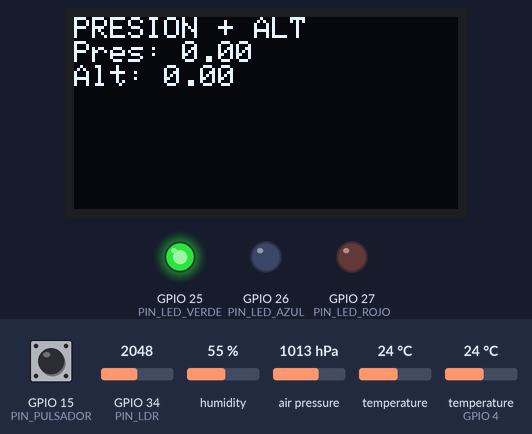
A sketch run on a simulated ESP32. Shown: 128×64 one-colour display, output pins drawn as LEDs (lit = HIGH). The test bench sets the inputs (shaded band); at power-on: GPIO 15 (PIN_PULSADOR) HIGH, humidity 55 %, air pressure 1013 hPa, GPIO 34 (PIN_LDR) = 2048, temperature 24 °C, temperature (sensor on GPIO 4) 24 °C. Storage starts empty; what the sketch prints to the serial monitor is not drawn.

Above: at 3.6 s.
3.7 s: GPIO 15 (PIN_PULSADOR) pulled LOW for 0.15 s
At 7.3 s:
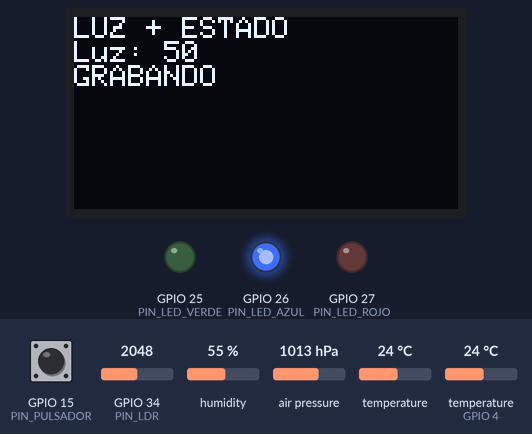
16.5 s: GPIO 15 (PIN_PULSADOR) pulled LOW for 1 s
At 22.3 s:
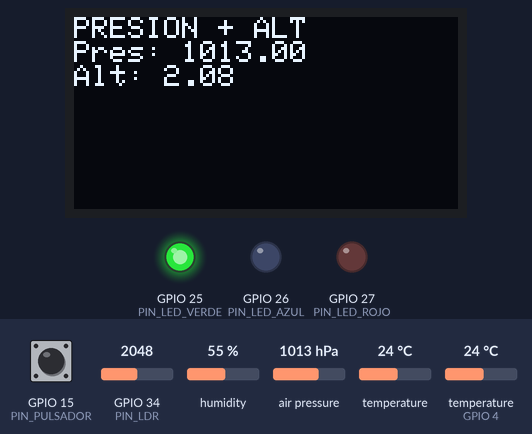
28.5 s: humidity set to 22 %
At 36.5 s:
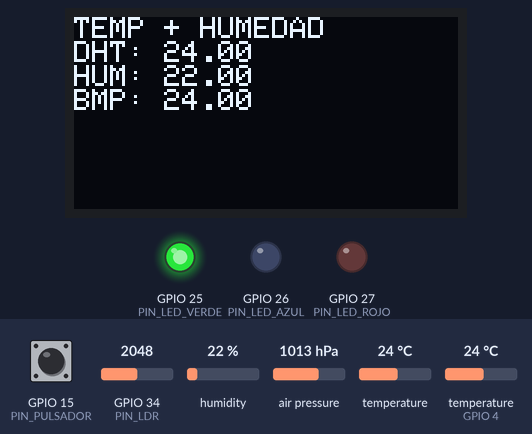
40.5 s: air pressure set to 952 hPa
At 49.3 s:
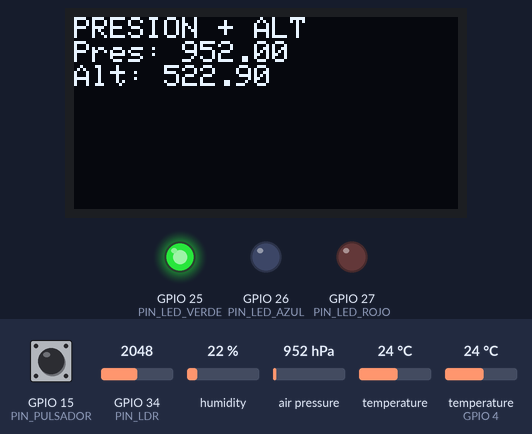
52.5 s: GPIO 34 (PIN_LDR) set to 2866
At 61.0 s:
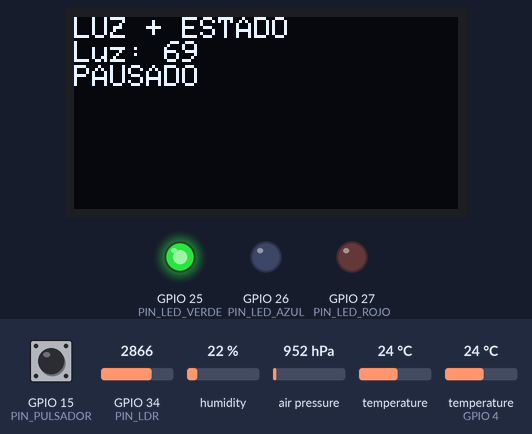
64.5 s: temperature (sensor 0) set to 12 °C
At 72.3 s:
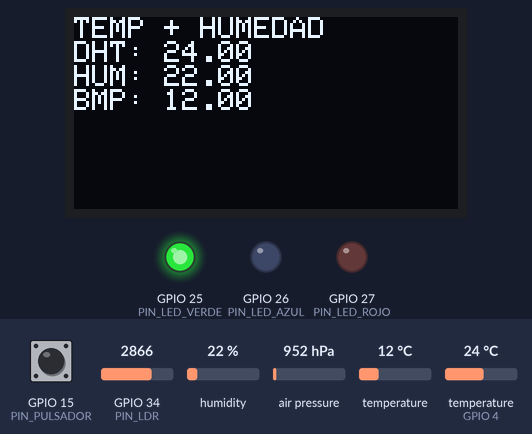
Timing chart, 0 to 73.8 s (numbered marks = the images above; inputs shaded):
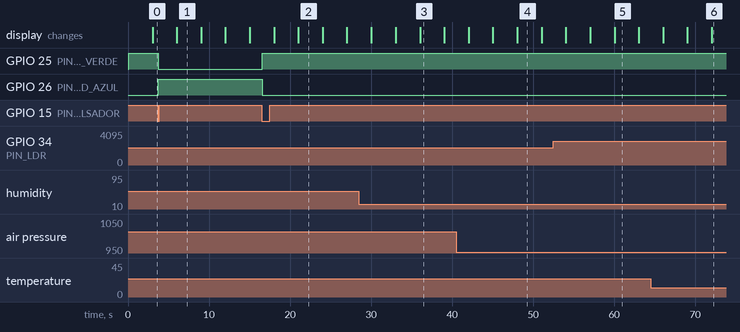

The sketch:

Estacion_meteorologica.ino
```cpp
/*
MANEJO DE ERRORES DEL SISTEMA


En este programa se utilizan variables booleanas para detectar
fallos en los diferentes componentes de la estación meteorológica.

errorDHT  -> Se activa cuando el sensor DHT no responde o devuelve valores inválidos (NaN).

errorSD   -> Se activa cuando hay un problema con la tarjeta SD, por ejemplo:
            no se inicializa correctamente o falla la escritura del archivo.

 errorBMP  -> Se activa cuando el sensor BMP280 no responde o no se encuentra.

 errorSensor -> Es una variable general que indica si existe algún error en el sistema.

 Esta variable se construye así:
 errorSensor = errorSD || errorDHT;

Si cualquiera de los sensores falla, errorSensor será TRUE, o si todos funcionan correctamente, será FALSE.

en caso de TRUE la condicional "if (errorSensor) digitalWrite(PIN_LED_ROJO, HIGH);"
indicara el fallo encendiendo el led rojo
*/

#include <DHT.h>
#include <Wire.h>
#include <Adafruit_BMP280.h>
#include <Adafruit_GFX.h>
#include <Adafruit_SSD1306.h>
#include <SD.h>
#include <SPI.h>

// ---------- Pines ESP32 ----------
#define PIN_DHT       4
#define PIN_LDR       34
#define PIN_PULSADOR  15
#define PIN_LED_VERDE 25
#define PIN_LED_AZUL  26
#define PIN_LED_ROJO  27
#define PIN_SD_CS     5

// ---------- Sensores ----------
#define DHTTYPE DHT22
DHT dht(PIN_DHT, DHTTYPE);
Adafruit_BMP280 bmp;

// ---------- OLED ----------
#define OLED_ANCHO 128
#define OLED_ALTO  64
#define OLED_RESET -1
Adafruit_SSD1306 oled(OLED_ANCHO, OLED_ALTO, &Wire, OLED_RESET);

// ---------- Tiempos ----------
unsigned long tAnteriorSensores = 0;
unsigned long tAnteriorOLED     = 0;
unsigned long tAnteriorLDR      = 0;

const long INTERVALO_SENSORES = 5000;
const long INTERVALO_LDR      = 1000;
const long INTERVALO_OLED     = 3000;

// ---------- Estado ----------
bool grabandoSD = false;
bool errorSensor = false;
byte pantallaActual = 0;
bool errorSD = false;
bool errorDHT = false;

// ---------- Datos ----------
float tempDHT = 0, humDHT = 0;
float tempBMP = 0, presionBMP = 0, altBMP = 0;
int valorLDR = 0;
float luzPct = 0;

// ---------- Botón ----------
int estadoBoton = HIGH;
int estadoBotonAnterior = HIGH;
unsigned long tRebote = 0;
const long DEBOUNCE = 50;

// ---------- Archivo ----------
const char NOMBRE_CSV[] = "/data.csv";

// ============================================================
void setup() {
  Serial.begin(115200);

  pinMode(PIN_LED_VERDE, OUTPUT);
  pinMode(PIN_LED_AZUL, OUTPUT);
  pinMode(PIN_LED_ROJO, OUTPUT);
  pinMode(PIN_PULSADOR, INPUT_PULLUP);

  // I2C (OLED + BMP)
  Wire.begin(21, 22);

  // OLED
  if (!oled.begin(SSD1306_SWITCHCAPVCC, 0x3C)) {
    Serial.println("Error OLED");
    errorSensor = true;
  }

  oled.clearDisplay();
  oled.setTextSize(1);
  oled.setTextColor(SSD1306_WHITE);

  // Sensores
  dht.begin();

  if (!bmp.begin(0x76)) {
    Serial.println("Error BMP280");
    errorSensor = true;
  }

  // SD
  // ---------- SD ----------
  if (!SD.begin(PIN_SD_CS)) {
    Serial.println("Error SD");
    errorSD = true;
  } else {
    errorSD = false;

    // Crear archivo con encabezado si no existe
    if (!SD.exists(NOMBRE_CSV)) {
      File archivo = SD.open(NOMBRE_CSV, FILE_WRITE);
      if (archivo) {
        archivo.println("tiempo,temp_dht,hum,temp_bmp,presion,luz");
        archivo.close();
        Serial.println("Encabezado creado");
      } else {
        Serial.println("Error creando archivo");
        errorSD = true;
      }
    }
  }

  // Manejo global de errores
  errorSensor = errorSD || errorDHT;

  actualizarLED();
}

// ============================================================
void loop() {
  unsigned long ahora = millis();

  // BOTÓN
  int lectura = digitalRead(PIN_PULSADOR);

  if (lectura != estadoBotonAnterior) {
    tRebote = ahora;
  }

  if ((ahora - tRebote) > DEBOUNCE) {
    if (lectura != estadoBoton) {
      estadoBoton = lectura;
      if (estadoBoton == LOW) {
        grabandoSD = !grabandoSD;
        actualizarLED();
      }
    }
  }

  estadoBotonAnterior = lectura;

  // SENSORES
  if (ahora - tAnteriorSensores >= INTERVALO_SENSORES) {
    tAnteriorSensores = ahora;
    leerSensores();

    enviarSerial();

    if (grabandoSD) {
      escribirCSV();
    }
  }

  // LDR
  if (ahora - tAnteriorLDR >= INTERVALO_LDR) {
    tAnteriorLDR = ahora;
    valorLDR = analogRead(PIN_LDR);
    luzPct = (valorLDR / 4095.0) * 100.0; // ESP32 es 12 bits
  }

  // OLED
  if (ahora - tAnteriorOLED >= INTERVALO_OLED) {
    tAnteriorOLED = ahora;
    pantallaActual = (pantallaActual + 1) % 3;
    mostrarOLED();
  }
}

// ============================================================
void leerSensores() {
  float t = dht.readTemperature();
  float h = dht.readHumidity();

  if (!isnan(t) && !isnan(h)) {
    tempDHT = t;
    humDHT = h;
  }
  if (isnan(t) || isnan(h)) {
    errorSensor = true;
  } else {
    tempDHT = t;
    humDHT = h;
    errorDHT = false;
  }
  errorSensor = errorSD || errorDHT;

  tempBMP = bmp.readTemperature();
  presionBMP = bmp.readPressure() / 100.0F;
  altBMP = bmp.readAltitude(1013.25);

  actualizarLED();
}

// ============================================================
void escribirCSV() {
  File archivo = SD.open(NOMBRE_CSV, FILE_APPEND);

  if (archivo) {
    archivo.print(millis()); archivo.print(",");
    archivo.print(tempDHT); archivo.print(",");
    archivo.print(humDHT); archivo.print(",");
    archivo.print(tempBMP); archivo.print(",");
    archivo.print(presionBMP); archivo.print(",");
    archivo.println((int)luzPct);
    archivo.close();
  }
}

// ============================================================
void mostrarOLED() {
  oled.clearDisplay();
  oled.setCursor(0, 0);

  if (pantallaActual == 0) {
    oled.println("TEMP + HUMEDAD");
    oled.print("DHT: "); oled.println(tempDHT);
    oled.print("HUM: "); oled.println(humDHT);
    oled.print("BMP: "); oled.println(tempBMP);

  } else if (pantallaActual == 1) {
    oled.println("PRESION + ALT");
    oled.print("Pres: "); oled.println(presionBMP);
    oled.print("Alt: "); oled.println(altBMP);

  } else {
    oled.println("LUZ + ESTADO");
    oled.print("Luz: "); oled.println((int)luzPct);
    oled.println(grabandoSD ? "GRABANDO" : "PAUSADO");
  }

  oled.display();
}

// ============================================================
void actualizarLED() {
  digitalWrite(PIN_LED_VERDE, LOW);
  digitalWrite(PIN_LED_AZUL, LOW);
  digitalWrite(PIN_LED_ROJO, LOW);

  if (errorSensor) digitalWrite(PIN_LED_ROJO, HIGH);
  else if (grabandoSD) digitalWrite(PIN_LED_AZUL, HIGH);
  else digitalWrite(PIN_LED_VERDE, HIGH);
}

void enviarSerial() {
  Serial.print("Temp DHT: "); Serial.print(tempDHT);
  Serial.print(" | Hum: "); Serial.print(humDHT);
  Serial.print(" | Temp BMP: "); Serial.print(tempBMP);
  Serial.print(" | Presion: "); Serial.print(presionBMP);
  Serial.print(" | Luz: "); Serial.print((int)luzPct);
  Serial.print(" | Estado: ");
  Serial.println(grabandoSD ? "GRABANDO" : "PAUSADO");
}
```

Measured:
- after the input at 3.7 s, GPIO 25 (PIN_LED_VERDE): HIGH → LOW after 0.05 s; GPIO 26 (PIN_LED_AZUL): LOW → HIGH after 0.05 s; the display: changes after 2.3 s (image 1)
- after the input at 16.5 s, GPIO 25 (PIN_LED_VERDE): LOW → HIGH after 0.05 s; GPIO 26 (PIN_LED_AZUL): HIGH → LOW after 0.05 s
- what the display in image 1 shows lasts 3.0 s, from 6.0 s to 9.0 s
